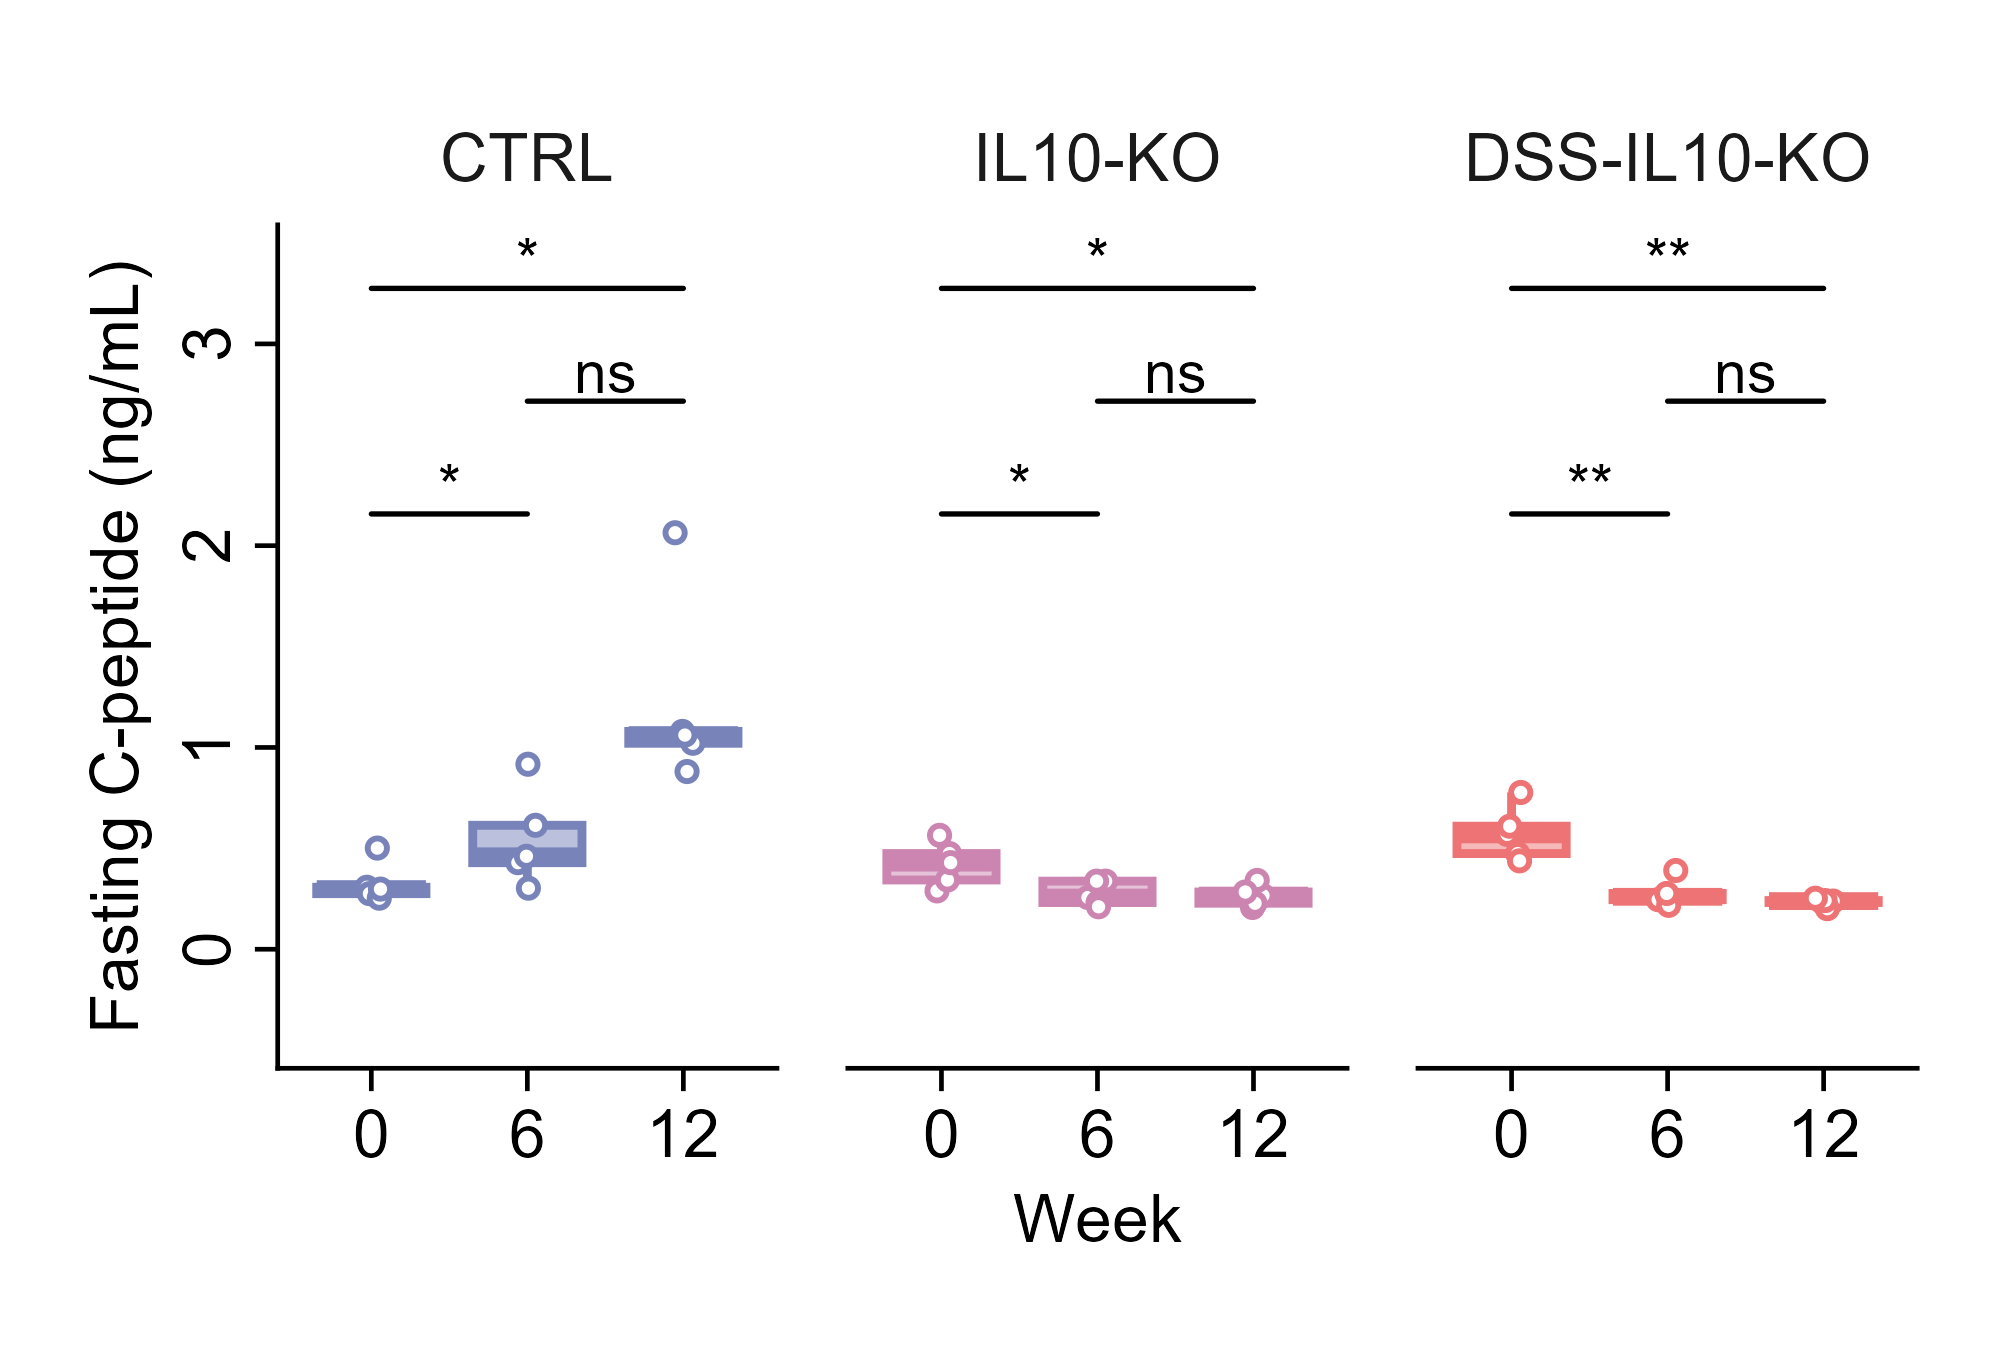

This chart was generated by the following R code:
# ============================================================
# C-peptide Analysis - Enhanced Version
# Paired Within-Subject Comparisons
# Revised for Diabetologia Journal Submission
# VISUAL APPEARANCE MATCHED TO FIG 1B/2B
# Three groups: CTRL, IL10-KO, DSS-IL10-KO
# Weeks: 0, 6, 12
# ============================================================

# STUDY DESIGN NOTE:
# This is a PAIRED design - same mice measured repeatedly over time
# "Replicate" column represents individual animal IDs
# Paired t-test used consistently throughout (plot and CSV)

# 0) Clear workspace and set working directory
rm(list = ls())
# Set the working directory to this script's own folder before running
# (e.g. in RStudio: Session > Set Working Directory > To Source File Location)

# 1) Load required libraries
library(ggplot2)
library(readr)
library(dplyr)
library(ggpubr)
library(ggsci)
library(rstatix)
library(tidyr)

# 2) Define Diabetologia colour palette
diabetologia_colors <- c(
  "CTRL"        = rgb(120, 131, 186, maxColorValue = 255),
  "IL10-KO"     = rgb(204, 133, 177, maxColorValue = 255),
  "DSS-IL10-KO" = rgb(237, 115, 116, maxColorValue = 255)
)

# 3) Define comparison weeks
my_comparison_weeks <- list(
  c("0", "6"),   # Baseline to Week 6 (first DSS endpoint)
  c("6", "12"),  # Week 6 to 12 (long-term from second DSS)
  c("0", "12")   # Baseline to study end
)

# ============================================================
# 4) Import C-peptide data
# ============================================================
cat("\n=== LOADING C-PEPTIDE DATA ===\n")
dat <- read_csv("Fig_2bc_Data_C_peptide_FBG.csv")
dat <- dat %>% filter(Replicate %in% c("Rep1", "Rep2", "Rep3", "Rep4", "Rep5"))

# Filter for Weeks 0, 6, 12 only
dat <- dat %>%
  filter(Week_num %in% c(0, 6, 12)) %>%
  filter(!is.na(C_peptide))

# Convert variables to factors
# IMPORTANT: Replicate is the individual animal ID for pairing
dat$Replicate <- as.factor(dat$Replicate)
dat$Group     <- as.factor(dat$Group)
dat$Week_num  <- as.factor(dat$Week_num)

# Set the order of groups
z_order <- c("CTRL", "IL10-KO", "DSS-IL10-KO")
dat$Group <- factor(dat$Group, levels = z_order)

# Define group labels
Group.labs <- c("CTRL", "IL10-KO", "DSS-IL10-KO")
names(Group.labs) <- c("CTRL", "IL10-KO", "DSS-IL10-KO")

# Check data structure
cat("\n=== DATA STRUCTURE FOR C-PEPTIDE ===\n")
print(head(dat, 20))
cat("\nTotal observations:", nrow(dat), "\n")
cat("\nSample sizes per group per week:\n")
print(table(dat$Group, dat$Week_num))

# ============================================================
# 4A) NORMALITY TESTING (Informational Only)
# Tests are run for transparency; paired t-test is used
# consistently throughout regardless of normality result
# ============================================================
cat("\n=== NORMALITY TESTING (Shapiro-Wilk) — Informational Only ===\n")
cat("(Paired t-test used throughout regardless of normality result)\n\n")

normality_results <- data.frame()

for (grp in z_order) {
  for (comp in my_comparison_weeks) {
    week1 <- comp[1]
    week2 <- comp[2]
    
    data_wide <- dat %>%
      filter(Group == grp, Week_num %in% c(week1, week2)) %>%
      select(Replicate, Week_num, C_peptide) %>%
      pivot_wider(names_from  = Week_num,
                  values_from = C_peptide,
                  names_prefix = "Week_")
    
    if (ncol(data_wide) >= 3) {
      differences <- data_wide[[paste0("Week_", week2)]] -
        data_wide[[paste0("Week_", week1)]]
      differences <- differences[!is.na(differences)]
      
      if (length(differences) >= 3) {
        shapiro_result <- shapiro.test(differences)
        
        normality_results <- rbind(normality_results, data.frame(
          Group      = grp,
          Comparison = paste0("Week ", week1, " vs ", week2),
          n          = length(differences),
          Shapiro_W  = round(shapiro_result$statistic, 4),
          Shapiro_p  = round(shapiro_result$p.value, 4),
          Normal     = shapiro_result$p.value > 0.05,
          Note       = "Informational only — paired t-test used throughout"
        ))
        
        cat(sprintf("%s, Week %s vs %s: n=%d, W = %.4f, p = %.4f → %s\n",
                    grp, week1, week2, length(differences),
                    shapiro_result$statistic,
                    shapiro_result$p.value,
                    ifelse(shapiro_result$p.value > 0.05,
                           "Normal", "Non-normal")))
      }
    }
  }
  cat("\n")
}

write.csv(normality_results,
          file      = "Fig_2b_Normality_Tests.csv",
          row.names = FALSE)
cat("✓ Normality results exported (informational only)\n")

# ============================================================
# 5) STATISTICAL TESTS — PAIRED T-TEST THROUGHOUT
#    Raw p-values only; no multiple-comparison correction
# ============================================================
cat("\n=== PERFORMING PAIRED T-TESTS (raw p-values, no correction) ===\n")

all_test_results <- data.frame()

for (grp in z_order) {
  for (comp in my_comparison_weeks) {
    week1 <- comp[1]
    week2 <- comp[2]
    
    dat_subset <- dat %>%
      filter(Group == grp, Week_num %in% c(week1, week2))
    
    test_result <- compare_means(
      formula     = C_peptide ~ Week_num,
      data        = dat_subset,
      method      = "t.test",     # Paired t-test — consistent throughout
      paired      = TRUE,
      comparisons = list(c(week1, week2))
    ) %>%
      mutate(
        Group       = grp,
        Test_Method = "Paired t-test"
      )
    
    all_test_results <- rbind(all_test_results, test_result)
  }
}

# Format results — raw p-values only
all_test_results <- all_test_results %>%
  mutate(
    p        = signif(p, 3),
    p.signif = case_when(
      p < 0.001 ~ "***",
      p < 0.01  ~ "**",
      p < 0.05  ~ "*",
      TRUE      ~ "ns"
    )
  ) %>%
  rename(Variable = .y.) %>%
  select(Group, Variable, group1, group2, Test_Method, p, p.signif)

cat("\n=== Statistical Test Results (raw p-values, paired t-test) ===\n")
print(all_test_results)

write.csv(all_test_results,
          file      = "Fig_2b_Statistical_Tests.csv",
          row.names = FALSE)
cat("✓ Statistical test results exported to Fig_2b_Statistical_Tests.csv\n")

# ============================================================
# 6) PLOT — PAIRED T-TEST THROUGHOUT (consistent with CSV)
# VISUAL APPEARANCE MATCHED TO FIG 1B/2B
# ============================================================
cat("\n=== GENERATING BOXPLOT ===\n")

combined_plot <- ggboxplot(
  dat, x = "Week_num", y = "C_peptide",
  color  = "Group", fill = "Group",
  alpha  = 0.5, add = "jitter",
  add.params = list(color = "Group", shape = 21,
                    fill = "white", size = 0.75),
  palette       = diabetologia_colors,
  outlier.shape = NA
) +
  lims(y = c(-0.4, 3.4)) +
  labs(y = "Fasting C-peptide (ng/mL)", x = "Week") +
  facet_wrap(vars(Group), ncol = 3,
             labeller = labeller(Group = Group.labs)) +
  theme_classic() +
  theme(
    legend.position  = "none",
    strip.text       = element_text(size = 8),
    strip.background = element_blank(),
    axis.title       = element_text(size = 8),
    axis.text.x      = element_text(size = 8, colour = "black"),
    axis.text.y      = element_text(size = 8, colour = "black",
                                    angle = 90, hjust = 0.5),
    axis.line        = element_line(colour = "black",
                                    linewidth = 0.75 / .pt),
    axis.ticks       = element_line(colour = "black",
                                    linewidth = 0.75 / .pt),
    panel.spacing    = unit(0.3, "cm"),
    plot.margin      = margin(3.8, 3.8, 3.8, 3.8, "mm")
  ) +
  stat_compare_means(
    comparisons   = my_comparison_weeks,
    method        = "t.test",   # Consistent with CSV export
    paired        = TRUE,
    tip.length    = 0.0,
    step.increase = 0.3,
    label         = "p.signif",
    size          = 2.5,
    bracket.size  = 0.3
  )

print(combined_plot)

ggsave(
  filename  = "Fig_2b_Boxplot_C_peptide.png",
  plot      = combined_plot,
  scale = 1, width = 8.5, height = 5.7,
  units = "cm", dpi = 600, limitsize = FALSE
)

ggsave(
  filename  = "Fig_2b_Boxplot_C_peptide.svg",
  plot      = combined_plot,
  scale = 1, width = 8.5, height = 5.7,
  units = "cm", limitsize = FALSE
)

cat("✓ Boxplot saved in PNG and SVG formats\n")

# ============================================================
# 7) Summary statistics by Group and Week
# ============================================================
cat("\n=== CALCULATING SUMMARY STATISTICS ===\n")

summary_stats <- dat %>%
  group_by(Group, Week_num) %>%
  summarise(
    n      = n(),
    mean   = round(mean(C_peptide,   na.rm = TRUE), 3),
    sd     = round(sd(C_peptide,     na.rm = TRUE), 3),
    sem    = round(sd(C_peptide,     na.rm = TRUE) / sqrt(n()), 3),
    median = round(median(C_peptide, na.rm = TRUE), 3),
    min    = round(min(C_peptide,    na.rm = TRUE), 3),
    max    = round(max(C_peptide,    na.rm = TRUE), 3),
    .groups = 'drop'
  ) %>%
  mutate(Mean_SEM = paste0(mean, " \u00b1 ", sem))

cat("\n=== Summary Statistics (Mean \u00b1 SEM) ===\n")
print(summary_stats)

write.csv(summary_stats,
          file      = "Fig_2b_Summary_C_peptide.csv",
          row.names = FALSE)
cat("✓ Summary statistics exported to Fig_2b_Summary_C_peptide.csv\n")

# ============================================================
# 8) Calculate C-peptide changes (Δ C-peptide)
# ============================================================
cat("\n=== CALCULATING C-PEPTIDE CHANGES ===\n")

cpeptide_changes_list <- list()

for (comp in my_comparison_weeks) {
  week1     <- comp[1]
  week2     <- comp[2]
  comp_name <- paste0("Delta_", week1, "_", week2)
  pct_name  <- paste0("Pct_",   week1, "_", week2)
  
  cpeptide_changes_temp <- dat %>%
    filter(Week_num %in% c(week1, week2)) %>%
    select(Replicate, Group, Week_num, C_peptide) %>%
    pivot_wider(names_from  = Week_num,
                values_from = C_peptide,
                names_prefix = "Week_") %>%
    mutate(
      !!comp_name := .data[[paste0("Week_", week2)]] -
        .data[[paste0("Week_", week1)]],
      !!pct_name  := round(((.data[[paste0("Week_", week2)]] -
                               .data[[paste0("Week_", week1)]]) /
                              .data[[paste0("Week_", week1)]]) * 100, 2)
    ) %>%
    select(Replicate, Group, all_of(c(comp_name, pct_name)))
  
  cpeptide_changes_list[[paste0(week1, "_", week2)]] <- cpeptide_changes_temp
}

cpeptide_changes <- cpeptide_changes_list[[1]]
for (i in 2:length(cpeptide_changes_list)) {
  cpeptide_changes <- cpeptide_changes %>%
    full_join(cpeptide_changes_list[[i]], by = c("Replicate", "Group"))
}

write.csv(cpeptide_changes,
          file      = "Fig_2b_C_peptide_Changes.csv",
          row.names = FALSE)
cat("✓ C-peptide changes exported to Fig_2b_C_peptide_Changes.csv\n")

# ============================================================
# 9) Summary of C-peptide changes by Group
# ============================================================
cat("\n=== SUMMARY OF C-PEPTIDE CHANGES BY GROUP ===\n")

cpeptide_change_summary <- cpeptide_changes %>%
  group_by(Group) %>%
  summarise(
    n               = n(),
    Mean_Delta_0_6  = round(mean(Delta_0_6,  na.rm = TRUE), 3),
    SEM_Delta_0_6   = round(sd(Delta_0_6,    na.rm = TRUE) / sqrt(n()), 3),
    Mean_Delta_6_12 = round(mean(Delta_6_12, na.rm = TRUE), 3),
    SEM_Delta_6_12  = round(sd(Delta_6_12,   na.rm = TRUE) / sqrt(n()), 3),
    Mean_Delta_0_12 = round(mean(Delta_0_12, na.rm = TRUE), 3),
    SEM_Delta_0_12  = round(sd(Delta_0_12,   na.rm = TRUE) / sqrt(n()), 3),
    .groups = 'drop'
  )

cat("\nSummary of C-peptide changes:\n")
print(cpeptide_change_summary)

write.csv(cpeptide_change_summary,
          file      = "Fig_2b_Summary_C_peptide_Changes.csv",
          row.names = FALSE)
cat("✓ C-peptide change summary exported to Fig_2b_Summary_C_peptide_Changes.csv\n")

# ============================================================
# 10) Summary
# ============================================================
cat("\n", rep("=", 60), "\n", sep = "")
cat("ANALYSIS COMPLETE\n")
cat(rep("=", 60), "\n", sep = "")
cat("\nGenerated files:\n")
cat(" 1. Fig_2b_Normality_Tests.csv         (Shapiro-Wilk — informational only)\n")
cat(" 2. Fig_2b_Statistical_Tests.csv       (paired t-tests, raw p-values)\n")
cat(" 3. Fig_2b_Boxplot_C_peptide.png       (600 dpi)\n")
cat(" 4. Fig_2b_Boxplot_C_peptide.svg       (vector format)\n")
cat(" 5. Fig_2b_Summary_C_peptide.csv       (descriptive statistics by week)\n")
cat(" 6. Fig_2b_C_peptide_Changes.csv       (individual-level \u0394 C-peptide)\n")
cat(" 7. Fig_2b_Summary_C_peptide_Changes.csv (group-level \u0394 C-peptide)\n")
cat("\nFigure dimensions: 8.5 cm (width) \u00d7 5.7 cm (height)\n")
cat("\nVISUAL APPEARANCE:\n")
cat(" - Matched to Fig 1b/2b for consistency\n")
cat(" - Uses Diabetologia colour palette\n")
cat(" - Boxplots with 50% transparency (alpha = 0.5)\n")
cat(" - Jittered points: white fill, shape 21\n")
cat(" - Statistical brackets: size 0.3\n")
cat(" - Significance labels: size 2.5\n")
cat("\nStatistical approach:\n")
cat(" - Design: PAIRED (within-subject, repeated measures)\n")
cat(" - Replicate column used as individual animal ID for pairing\n")
cat(" - Normality testing: Shapiro-Wilk on paired differences (informational)\n")
cat(" - Test used throughout: Paired t-test (consistent in plot and CSV)\n")
cat(" - Multiple comparison correction: NONE (raw p-values reported)\n")
cat("\nComparisons per group:\n")
cat(" - Week 0 vs 6\n")
cat(" - Week 6 vs 12\n")
cat(" - Week 0 vs 12\n")
cat("   Total: 9 comparisons (3 groups \u00d7 3 time comparisons)\n")
cat("\nSignificance levels (raw p-values):\n")
cat(" *** p<0.001\n")
cat("  ** p<0.01\n")
cat("   * p<0.05\n")
cat("  ns  not significant\n")
cat("\nC-peptide interpretation:\n")
cat(" C-peptide is a marker of insulin secretion\n")
cat(" Higher C-peptide indicates preserved beta-cell function\n")
cat(" Changes reflect pancreatic beta-cell response to DSS treatment\n")
cat(rep("=", 60), "\n", sep = "")
